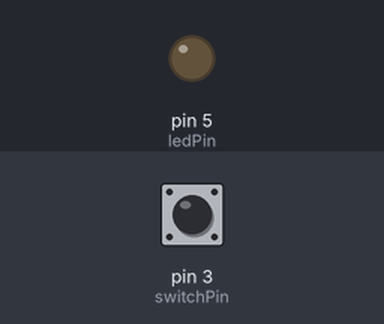
A sketch run on a simulated Arduino Uno, built with avr-gcc and run on an emulated ATmega328P. On the bench: output pins drawn as LEDs (lit = HIGH). The test bench sets the inputs (shaded band); at power-on: pin 3 (switchPin) HIGH.

Above: at 1.2 s.
1.3 s: pin 3 (switchPin) pulled LOW for 0.15 s
At 1.37 s:
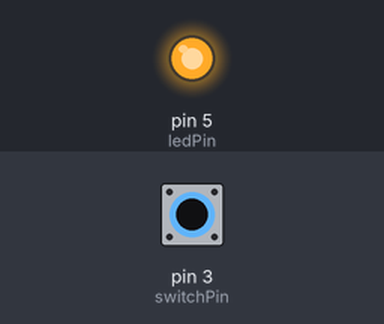
2.9 s: pin 3 (switchPin) pulled LOW for 3.2 s
At 6.5 s:
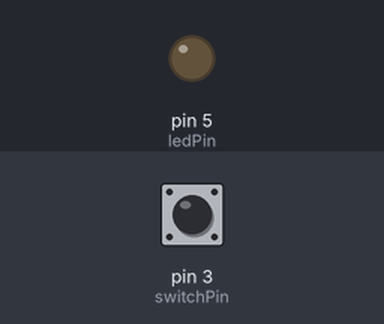
Timing chart, 0 to 8.0 s (numbered marks = the images above; inputs shaded):
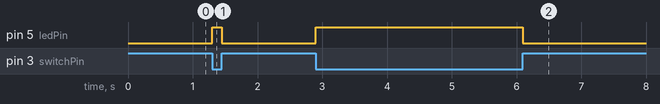

Measured:
- after the input at 1.3 s, pin 5 (ledPin): LOW → HIGH at once, → LOW 0.15 s later
- after the input at 2.9 s, pin 5 (ledPin): LOW → HIGH at once, → LOW 3.2 s later

The sketch:

switching_led_using_pushbutton.ino
```cpp
int ledPin = 5;
int switchPin = 3;

void setup() {
  pinMode(ledPin, OUTPUT);
  pinMode(switchPin, INPUT_PULLUP);
}

void loop() {

  int switchState = digitalRead(switchPin);

  if (switchState == LOW) {
    digitalWrite(ledPin, HIGH);  // Turn LED ON
  }
  else {
    digitalWrite(ledPin, LOW);   // Turn LED OFF
  }
}
```
